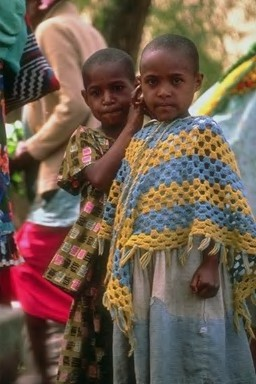
#> input picture query/0.jpg, 256 x 384 px
$ python detector.py
#> lines starting #> are read from the running program, lines starting #| are printed output that depends on the picture
import cv2
import numpy as np

# Read an image
img = cv2.imread('./query/0.jpg')
#> img is the input picture: shape (384, 256, 3); mean B, G, R 78.6, 93.3, 111.5

# get gray of image
gray = cv2.cvtColor(img,cv2.COLOR_BGR2GRAY)
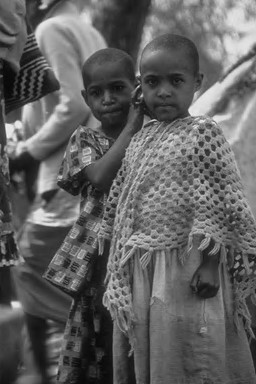
#> gray: shape (384, 256); min 6, max 240, mean 97.1

# SIFT extraction
sift = cv2.xfeatures2d.SIFT_create()

# detect ketpoints
kp = sift.detect(gray,None)
#> kp = 1211 keypoints; strongest (x, y, size): (44, 182, 12.3), (40, 216, 12.6), (16, 305, 6.4), (138, 74, 3.3)

# draw new image with keypoints
img1 = cv2.drawKeypoints(gray, kp, img) # keypoint be smallen
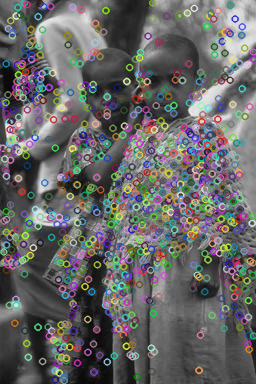
#> img1: shape (384, 256, 3); mean B, G, R 101.6, 102.1, 102.2
cv2.imwrite('sift_keypoints.jpg', img1)

# keypoint with real size and orientation
img2 = cv2.drawKeypoints(gray, kp, img, flags = cv2.DRAW_MATCHES_FLAGS_DRAW_RICH_KEYPOINTS)
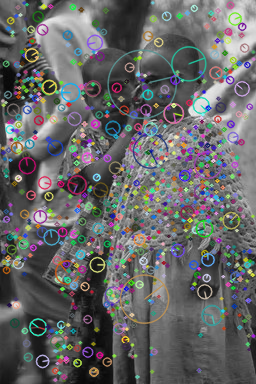
#> img2: shape (384, 256, 3); mean B, G, R 102.5, 101.9, 101.5
cv2.imwrite('sift_keypoints_flags.jpg', img2)

# detect and compute keypoint
keypoints, descriptors = sift.detectAndCompute(gray,None)
#> keypoints has the same summary as kp

$ run again, with query/10.jpg copied over query/0.jpg
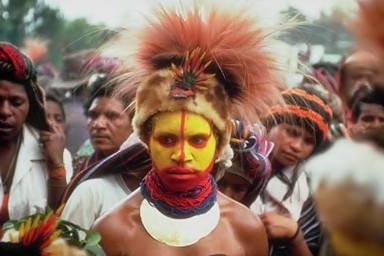
#> input picture query/10.jpg, 384 x 256 px
#> img is the input picture: shape (256, 384, 3); mean B, G, R 99.1, 114.9, 143.1
#> `gray = cv2.cvtColor(img,cv2.COLOR_BGR2GRAY)`:
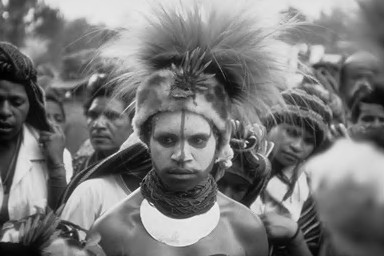
#> gray: shape (256, 384); min 0, max 245, mean 121.5
#> kp = 835 keypoints; strongest (x, y, size): (245, 145, 1.9), (229, 164, 4.4), (29, 140, 12.1), (138, 189, 2.6)
#> `img2 = cv2.drawKeypoints(gray, kp, img, flags = cv2.DRAW_MATCHES_FLAGS..`:
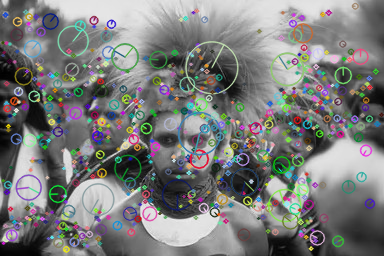
#> img2: shape (256, 384, 3); mean B, G, R 122.9, 123.9, 122.6
#> keypoints has the same summary as kp

$ run again, with query/100.jpg copied over query/0.jpg
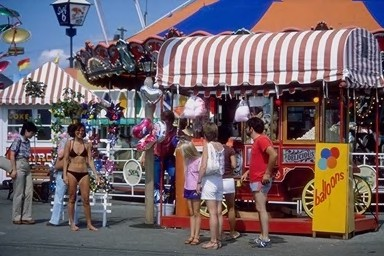
#> input picture query/100.jpg, 384 x 256 px
#> img is the input picture: shape (256, 384, 3); mean B, G, R 102.1, 97.5, 113.2
#> `gray = cv2.cvtColor(img,cv2.COLOR_BGR2GRAY)`:
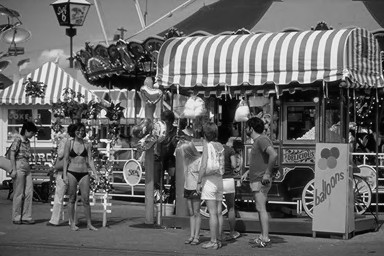
#> gray: shape (256, 384); min 0, max 254, mean 102.7
#> kp = 1349 keypoints; strongest (x, y, size): (242, 112, 9.6), (133, 90, 1.9), (364, 131, 2.9), (102, 140, 2.3)
#> `img2 = cv2.drawKeypoints(gray, kp, img, flags = cv2.DRAW_MATCHES_FLAGS..`:
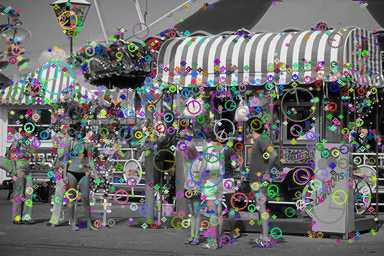
#> img2: shape (256, 384, 3); mean B, G, R 107.2, 107.5, 107.3
#> keypoints has the same summary as kp

$ run again, with query/110.jpg copied over query/0.jpg
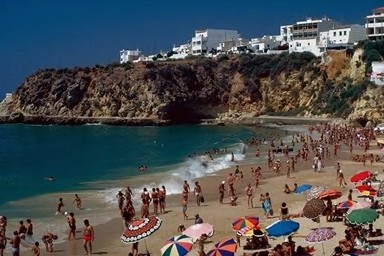
#> input picture query/110.jpg, 384 x 256 px
#> img is the input picture: shape (256, 384, 3); mean B, G, R 82.7, 80.1, 76.6
#> `gray = cv2.cvtColor(img,cv2.COLOR_BGR2GRAY)`:
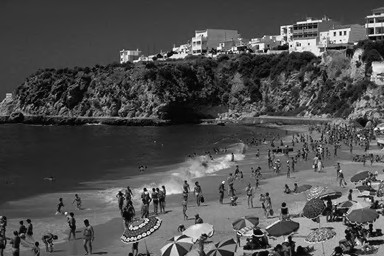
#> gray: shape (256, 384); min 0, max 255, mean 79.4
#> kp = 1124 keypoints; strongest (x, y, size): (340, 33, 2), (145, 189, 2.1), (355, 44, 1.9), (163, 187, 1.9)
#> `img2 = cv2.drawKeypoints(gray, kp, img, flags = cv2.DRAW_MATCHES_FLAGS..`:
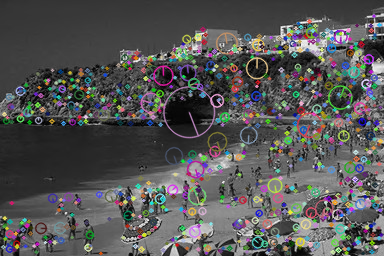
#> img2: shape (256, 384, 3); mean B, G, R 85.2, 85.3, 85.5
#> keypoints has the same summary as kp
